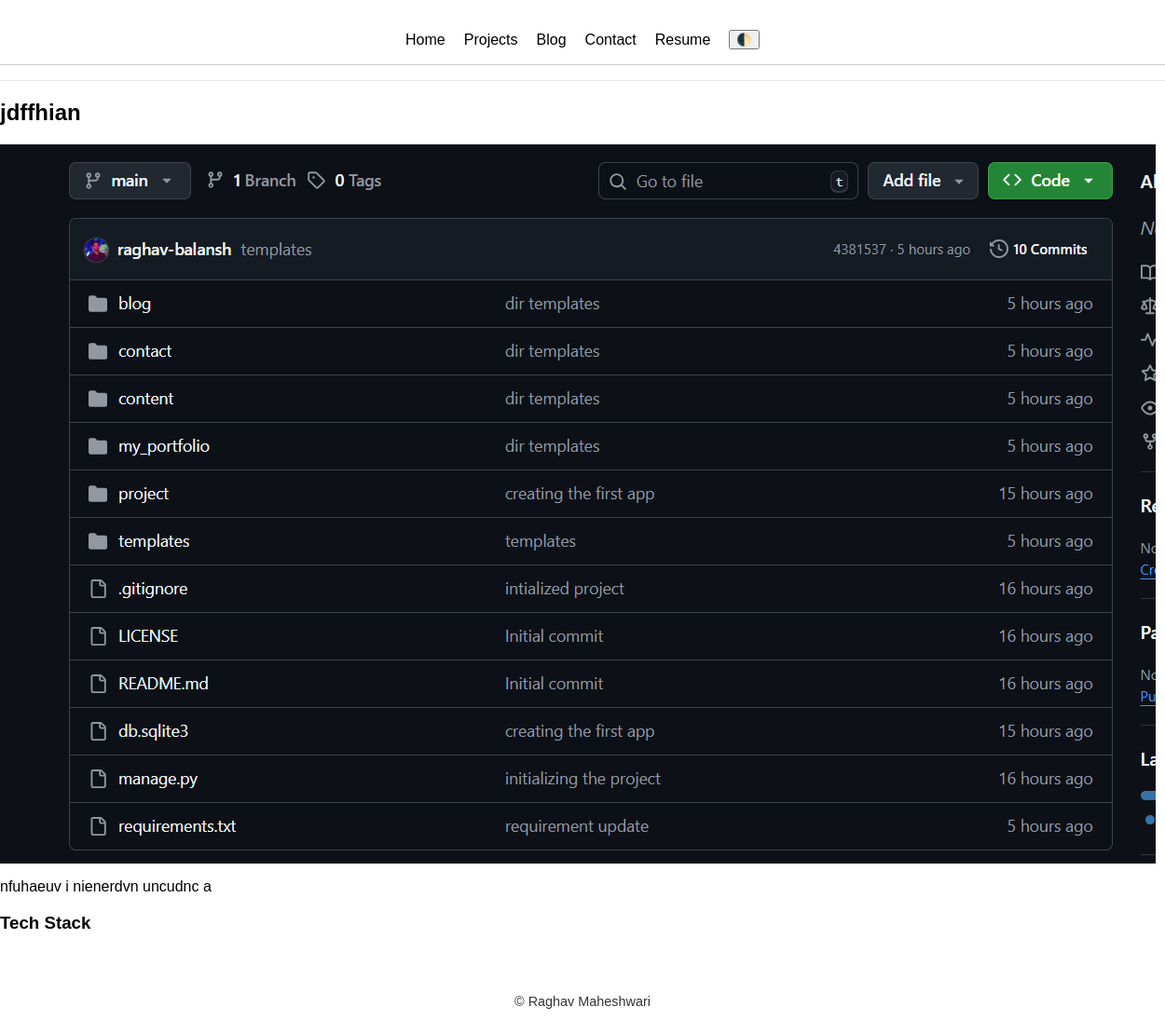
The app's page /projects/fmnejnf/ with its own data.
### project/models.py (models this page shows, shortened)
class Project(models.Model):
    title = models.CharField(max_length=200)
    slug = models.SlugField(unique=True, blank=True)
    short_desc = models.TextField()
    long_desc = models.TextField(blank=True)
    repo_url = models.URLField(blank=True)
    live_url = models.URLField(blank=True)
    blog_url = models.URLField(blank=True)
    cover_image = models.ImageField(upload_to='projects/covers/', blank=True)
    created_at = models.DateTimeField(auto_now_add=True)
    is_featured = models.BooleanField(default=False)
    is_current = models.BooleanField(default=False)
    is_upcoming = models.BooleanField(default=False)
    is_published = models.BooleanField(default=True)
    stack = models.ManyToManyField(Tag, blank=True)

### project/views.py (the view)
# urls.py: path('<slug:slug>/',views.project_details, name="project_details")
def project_details(request, slug):
    project = get_object_or_404(Project, slug=slug)
    return render(request,'project/details.html', {'project': project})

### templates/project/details.html (shortened to what this page needs)
{% extends 'base.html' %}
{% load static %}
{% block extra_css %}
<link rel="stylesheet" href="{% static 'css/project.css' %}">
{% endblock %}
{% block content %}
<section class="project-detail">
  <h1>{{ project.title }}</h1>
  <img src="{{ project.cover_image.url }}" class="detail-cover" alt="{{ project.title }}">
  <p>{{ project.long_desc|linebreaks }}</p>
  <div class="stack">
    <h3>Tech Stack</h3>
  </div>
</section>
{% endblock %}

### static/css/base.css (style rules this page uses)
:root { --primary: #0077ff; --bg-light: #ffffff; --bg-dark: #0d1117; --text-light: #000; --text-dark: #f0f0f0; --card-bg-light: #f9f9f9; --card-bg-dark: #1c1f26; }
[data-theme='light'] { background-color: var(--bg-light); color: var(--text-light); }
body { margin: 0; font-family: 'Poppins', sans-serif; transition: background 0.3s, color 0.3s; }

### static/css/style.css (style rules this page uses)
:root { --bg-light: #fff; --bg-dark: #0d1117; --text-light: #000; --text-dark: #f0f0f0; }
[data-theme='light'] { background: var(--bg-light); color: var(--text-light); }

### records on screen
Project: title "jdffhian", cover_image (picture), long_desc "nfuhaeuv i nienerdvn uncudnc a"
